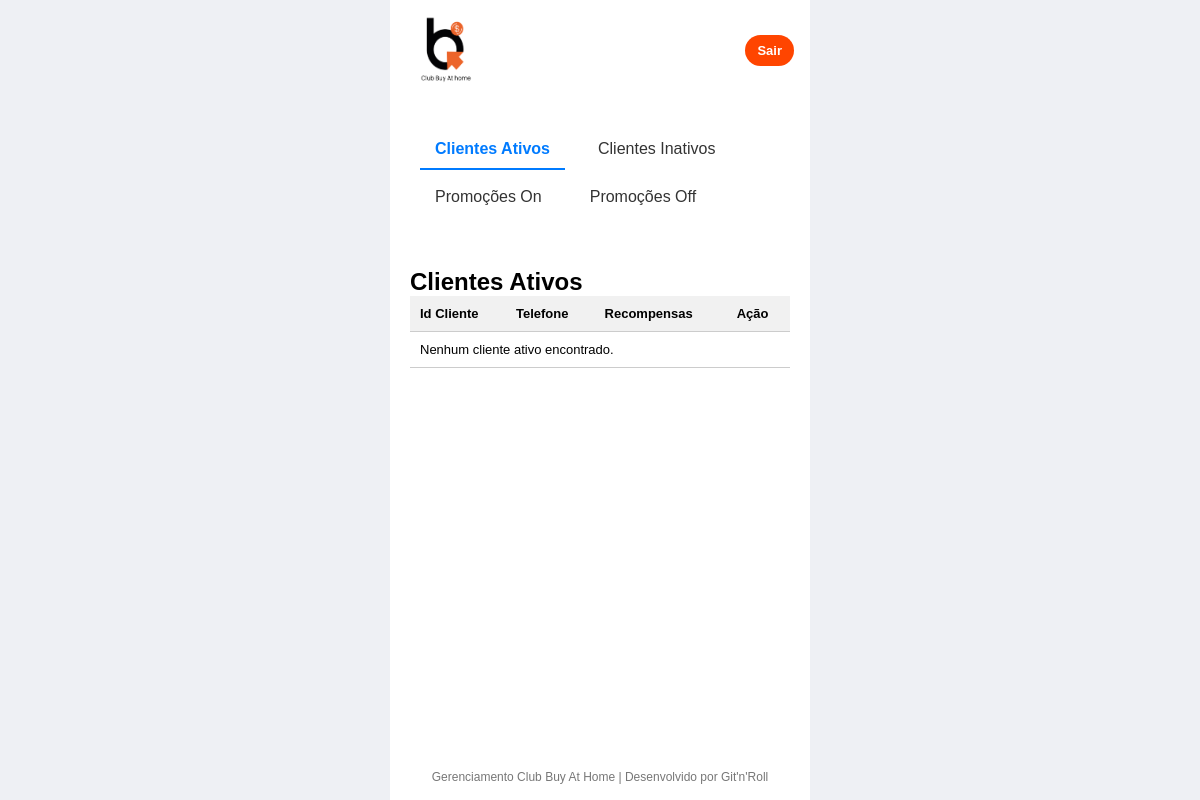
/Adm/View/gerenciamento.php, run on an earlier commit of the app's database.
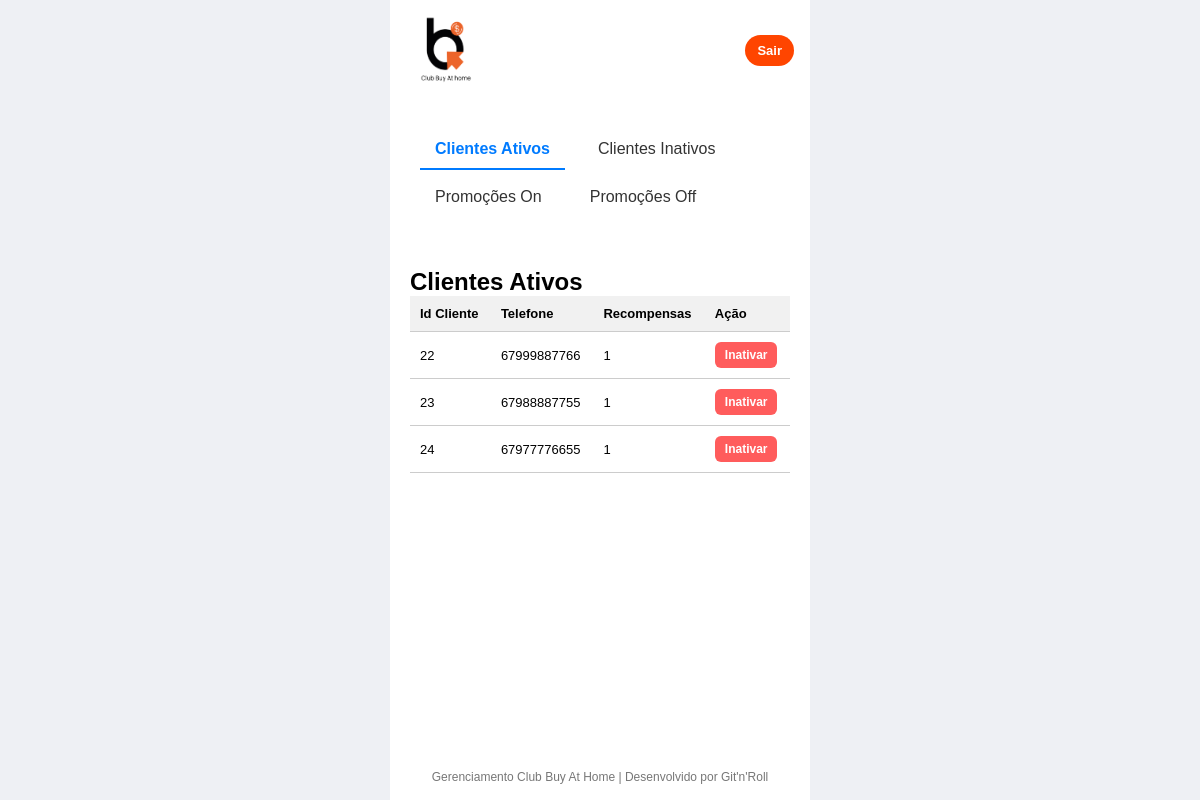
And on a later commit of the database.
### tables this page shows
CREATE TABLE `checkin_diario` (
  `id_checkin` int NOT NULL AUTO_INCREMENT,
  `id_usuario` int NOT NULL,
  `data_checkin` date NOT NULL,
  `dia_sequencia` int NOT NULL,
  `recompensa` int DEFAULT '1',
  PRIMARY KEY (`id_checkin`),
  UNIQUE KEY `unique_checkin` (`id_usuario`,`data_checkin`),
  CONSTRAINT `checkin_diario_ibfk_1` FOREIGN KEY (`id_usuario`) REFERENCES `usuarios` (`id_usuario`)
);

CREATE TABLE `usuarios` (
  `id_usuario` int NOT NULL AUTO_INCREMENT,
  `senha` varchar(255) NOT NULL,
  `id_perfil` enum('cli','adm') NOT NULL,
  `telefone` varchar(11) NOT NULL,
  `ativo` tinyint(1) DEFAULT '1',
  PRIMARY KEY (`id_usuario`)
);

### Database/Database.php (called while the page is built, shortened)
<?php
class Database{
    public $conection;
    public string $local = 'localhost';
    public string $db = 'sistema_usuarios';
    public string $user = 'root';
    public string $password = 'senac';
    private function conecta(){
        try{
            $this->conection = new PDO("mysql:host=".$this->local.";dbname=$this->db",
            $this->user,$this->password);
            $this->conection->setAttribute(PDO::ATTR_ERRMODE,PDO::ERRMODE_EXCEPTION);
            return true;
        }catch (PDOException $err){
            die("Connection Failed" . $err->getMessage());
            return false;
        }
    }
    public function execute($query,$binds = []){
        try{
            $stmt = $this->conection->prepare($query);
            $stmt->execute($binds);
            return $stmt;
        }catch (PDOException $err) {
            die("Connection Failed " . $err->getMessage());
        }
    }
}
?>

### Adm/View/gerenciamento.php (the view, shortened to what this page needs)
<?php
require_once '../../Database/Database.php';
?>
<!DOCTYPE html>
<html lang="pt-br">
<head>
  <link rel="stylesheet" href="https://cdnjs.cloudflare.com/ajax/libs/font-awesome/6.5.0/css/all.min.css"/>
  <link rel="stylesheet" href="../public/Css/gerenciamento.css">
</head>
<body>
<div class="admin">
  <div class="admin-header">
    <img src="../../public/Imagens/logo_club.png" alt="Logo">
    <button class="logout-btn" onclick="location.href='login-adm.php'">Sair</button>
  </div>
  <nav class="admin-nav">
    <a href="gerenciamento.php" class="active">Clientes Ativos</a>
    <a href="Clientes-inativos.php">Clientes Inativos</a>
    <a href="promocoes-on.php">Promoções On</a>
    <a href="promocoes-off.php">Promoções Off</a>
  </nav>
  <div class="admin-body">
    <section id="ativos" class="pane">
      <h2>Clientes Ativos</h2>
      <table>
        <thead>
          <tr>
            <th>Id Cliente</th>
            <th>Telefone</th>
            <th>Recompensas</th>
            <th>Ação</th>
          </tr>
        </thead>
        <tbody id="tbAtivos">
          <?php
            function listarClientesAtivos() {
              $db = new Database();
              $sql = "
              SELECT u.id_usuario, u.telefone, c.recompensa
              FROM usuarios u
              INNER JOIN checkin_diario c ON u.id_usuario = c.id_usuario
              WHERE u.ativo = 1";
              $result = $db->execute($sql);
              return $result->fetchAll(PDO::FETCH_ASSOC);
            }
            $clientes = listarClientesAtivos();
            if (!empty($clientes)) {
              foreach ($clientes as $cliente) {
                echo "<tr>";
                echo "<td>{$cliente['id_usuario']}</td>";
                echo "<td>{$cliente['telefone']}</td>";
                echo "<td>" . ($cliente['recompensa'] ?? 'Sem Recompensa') . "</td>";
                echo "<td><button class='btn inativar' onclick='inativar(this)'>Inativar</button></td>";
                echo "</tr>";
              }
            } else {
              echo "<tr><td colspan='4'>Nenhum cliente ativo encontrado.</td></tr>";
            }
            ?>
        </tbody>
      </table>
    </section>
  </div>
  <div class="admin-footer">Gerenciamento Club Buy At Home | Desenvolvido por Git'n'Roll</div>
</div>
</body>
</html>

### Adm/public/Css/gerenciamento.css (style rules this page uses)
* { margin: 0; padding: 0; box-sizing: border-box; font-family: Arial, sans-serif; }
html, body { height: 100%; background: #eef0f4; overflow-x: hidden; }
body { display: flex; justify-content: center; align-items: center; }
.admin { width: 100vw; max-width: 420px; height: 100vh; display: flex; flex-direction: column; background: #fff; }
.admin-header { background: white url("padrao.svg") center/cover; height: 100px; display: flex; justify-content: space-between; align-items: center; padding: 0 16px; }
.admin-header img { height: 90px; padding: 10px; }
.logout-btn { background: orangered; color: #fff; border: none; padding: 8px 12px; border-radius: 50px; font-weight: 600; font-size: 13px; cursor: pointer; }
.admin-nav { display: flex; flex-wrap: wrap; gap: 8px; padding: 30px; }
.admin-body { flex: 1; overflow-y: auto; }
.pane { display: none; padding: 20px; }
table { width: 100%; border-collapse: collapse; font-size: 13px; }
th, td { padding: 8px; border-bottom: 1px solid #ddd; text-align: left; }
th { background: #f1f1f1; }
.btn { padding: 6px 10px; border: none; border-radius: 6px; font-size: 12px; font-weight: 600; cursor: pointer; }
.btn.inativar { background: #ff5c5c; color: #fff; }
.admin-footer { padding: 16px; text-align: center; font-size: 12px; color: #777; }
.pane { display: none; }

### Adm/View/gerenciamento.php (style rules this page uses)
.pane { display: none; }
body:not(:target) #ativos { display: block; }
.admin-nav a { padding: 10px 15px; display: inline-block; text-decoration: none; color: #333; border-bottom: 2px solid transparent; margin-right: 10px; }
.admin-nav a:focus, .admin-nav a:hover, .admin-nav a.active { border-color: #007BFF; color: #007BFF; font-weight: bold; }
table { width: 100%; border-collapse: collapse; margin-bottom: 40px; }
th, td { padding: 10px; border-bottom: 1px solid #ccc; text-align: left; }
img { width: 80px; height: auto; }

What changed in the data, as far as the page shows it:
added checkin_diario: id_usuario.id_usuario "22", id_usuario.telefone "67999887766", recompensa "1"
added checkin_diario: id_usuario.id_usuario "23", id_usuario.telefone "67988887755", recompensa "1"
added checkin_diario: id_usuario.id_usuario "24", id_usuario.telefone "67977776655", recompensa "1"
Also different on the page:
text no longer shown: "Nenhum cliente ativo encontrado."
